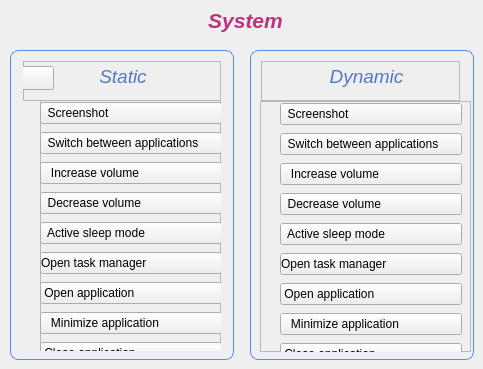
               <widget class="QWidget" name="Application_Gestures_Page3">
                <property name="styleSheet">
                 <string notr="true"/>
                </property>
                <widget class="QWidget" name="Applications_Page3_Left_Widget" native="true">
                 <property name="geometry">
                  <rect>
                   <x>10</x>
                   <y>50</y>
                   <width>224</width>
                   <height>310</height>
                  </rect>
                 </property>
                 <property name="styleSheet">
                  <string notr="true">#Applications_Page3_Left_Widget
{

border: 1px solid #568AF2;
    border-radius: 8px; 
}</string>
                 </property>
                 <widget class="QFrame" name="frame_15">
                  <property name="geometry">
                   <rect>
                    <x>13</x>
                    <y>11</y>
                    <width>198</width>
                    <height>40</height>
                   </rect>
                  </property>
                  <property name="maximumSize">
                   <size>
                    <width>16777215</width>
                    <height>40</height>
                   </size>
                  </property>
                  <property name="styleSheet">
                   <string notr="true"/>
                  </property>
                  <property name="frameShape">
                   <enum>QFrame::StyledPanel</enum>
                  </property>
                  <property name="frameShadow">
                   <enum>QFrame::Raised</enum>
                  </property>
                  <widget class="QLabel" name="label_15">
                   <property name="geometry">
                    <rect>
                     <x>40</x>
                     <y>0</y>
                     <width>120</width>
                     <height>31</height>
                    </rect>
                   </property>
                   <property name="font">
                    <font>
                     <pointsize>14</pointsize>
                     <italic>true</italic>
                     <bold>false</bold>
                    </font>
                   </property>
                   <property name="styleSheet">
                    <string notr="true">color:#5479C4;</string>
                   </property>
                   <property name="text">
                    <string>Static</string>
                   </property>
                   <property name="alignment">
                    <set>Qt::AlignCenter</set>
                   </property>
                  </widget>
                  <widget class="QPushButton" name="BackButton3">
                   <property name="geometry">
                    <rect>
                     <x>-10</x>
                     <y>5</y>
                     <width>41</width>
                     <height>24</height>
                    </rect>
                   </property>
                   <property name="text">
                    <string/>
                   </property>
                   <property name="icon">
                    <iconset resource="Resources.qrc">
                     <normaloff>:/icons/Icons2/arrow-left.svg</normaloff>:/icons/Icons2/arrow-left.svg</iconset>
                   </property>
                   <property name="checkable">
                    <bool>true</bool>
                   </property>
                  </widget>
                 </widget>
                 <widget class="QFrame" name="frame_16">
                  <property name="geometry">
                   <rect>
                    <x>30</x>
                    <y>50</y>
                    <width>181</width>
                    <height>251</height>
                   </rect>
                  </property>
                  <property name="styleSheet">
                   <string notr="true">text-align:left;

</string>
                  </property>
                  <property name="frameShape">
                   <enum>QFrame::StyledPanel</enum>
                  </property>
                  <property name="frameShadow">
                   <enum>QFrame::Raised</enum>
                  </property>
                  <widget class="QWidget" name="layoutWidget">
                   <property name="geometry">
                    <rect>
                     <x>0</x>
                     <y>0</y>
                     <width>182</width>
                     <height>270</height>
                    </rect>
                   </property>
                   <layout class="QVBoxLayout" name="verticalLayout_8">
                    <item>
                     <widget class="QPushButton" name="pushButton_33">
                      <property name="sizePolicy">
                       <sizepolicy hsizetype="Minimum" vsizetype="Fixed">
                        <horstretch>1</horstretch>
                        <verstretch>0</verstretch>
                       </sizepolicy>
                      </property>
                      <property name="minimumSize">
                       <size>
                        <width>180</width>
                        <height>0</height>
                       </size>
                      </property>
                      <property name="text">
                       <string>  Screenshot</string>
                      </property>
                      <property name="icon">
                       <iconset resource="Resources.qrc">
                        <normaloff>:/Gestures/Icons2/10 hand gestures editted/5.1.png</normaloff>:/Gestures/Icons2/10 hand gestures editted/5.1.png</iconset>
                      </property>
                      <property name="iconSize">
                       <size>
                        <width>25</width>
                        <height>25</height>
                       </size>
                      </property>
                     </widget>
                    </item>
                    <item>
                     <widget class="QPushButton" name="pushButton_34">
                      <property name="minimumSize">
                       <size>
                        <width>180</width>
                        <height>0</height>
                       </size>
                      </property>
                      <property name="text">
                       <string>  Switch between applications</string>
                      </property>
                      <property name="icon">
                       <iconset resource="Resources.qrc">
                        <normaloff>:/Gestures/Icons2/10 hand gestures editted/3.png</normaloff>:/Gestures/Icons2/10 hand gestures editted/3.png</iconset>
                      </property>
                      <property name="iconSize">
                       <size>
                        <width>20</width>
                        <height>20</height>
                       </size>
                      </property>
                     </widget>
                    </item>
                    <item>
                     <widget class="QPushButton" name="pushButton_35">
                      <property name="minimumSize">
                       <size>
                        <width>180</width>
                        <height>0</height>
                       </size>
                      </property>
                      <property name="text">
                       <string>   Increase volume</string>
                      </property>
                      <property name="icon">
                       <iconset resource="Resources.qrc">
                        <normaloff>:/Gestures/Icons2/10 hand gestures editted/4.png</normaloff>:/Gestures/Icons2/10 hand gestures editted/4.png</iconset>
                      </property>
                      <property name="iconSize">
                       <size>
                        <width>25</width>
                        <height>25</height>
                       </size>
                      </property>
                     </widget>
                    </item>
                    <item>
                     <widget class="QPushButton" name="pushButton_36">
                      <property name="minimumSize">
                       <size>
                        <width>180</width>
                        <height>0</height>
                       </size>
                      </property>
                      <property name="text">
                       <string>  Decrease volume</string>
                      </property>
                      <property name="icon">
                       <iconset resource="Resources.qrc">
                        <normaloff>:/Gestures/Icons2/10 hand gestures editted/0.png</normaloff>:/Gestures/Icons2/10 hand gestures editted/0.png</iconset>
                      </property>
                      <property name="iconSize">
                       <size>
                        <width>25</width>
                        <height>25</height>
                       </size>
                      </property>
                     </widget>
                    </item>
                    <item>
                     <widget class="QPushButton" name="pushButton_37">
                      <property name="minimumSize">
                       <size>
                        <width>180</width>
                        <height>0</height>
                       </size>
                      </property>
                      <property name="text">
                       <string>  Active sleep mode</string>
                      </property>
                      <property name="icon">
                       <iconset resource="Resources.qrc">
                        <normaloff>:/Gestures/Icons2/10 hand gestures editted/2.png</normaloff>:/Gestures/Icons2/10 hand gestures editted/2.png</iconset>
                      </property>
                      <property name="iconSize">
                       <size>
                        <width>25</width>
                        <height>25</height>
                       </size>
                      </property>
                     </widget>
                    </item>
                    <item>
                     <widget class="QPushButton" name="pushButton_38">
                      <property name="minimumSize">
                       <size>
                        <width>180</width>
                        <height>0</height>
                       </size>
                      </property>
                      <property name="text">
                       <string>Open task manager</string>
                      </property>
                      <property name="icon">
                       <iconset resource="Resources.qrc">
                        <normaloff>:/Gestures/Icons2/10 hand gestures editted/6.png</normaloff>:/Gestures/Icons2/10 hand gestures editted/6.png</iconset>
                      </property>
                      <property name="iconSize">
                       <size>
                        <width>25</width>
                        <height>25</height>
                       </size>
                      </property>
                     </widget>
                    </item>
                    <item>
                     <widget class="QPushButton" name="pushButton_39">
                      <property name="minimumSize">
                       <size>
                        <width>180</width>
                        <height>0</height>
                       </size>
                      </property>
                      <property name="text">
                       <string> Open application</string>
                      </property>
                      <property name="icon">
                       <iconset resource="Resources.qrc">
                        <normaloff>:/Gestures/Icons2/10 hand gestures editted/7.png</normaloff>:/Gestures/Icons2/10 hand gestures editted/7.png</iconset>
                      </property>
                      <property name="iconSize">
                       <size>
                        <width>25</width>
                        <height>25</height>
                       </size>
                      </property>
                     </widget>
                    </item>
                    <item>
                     <widget class="QPushButton" name="pushButton_44">
                      <property name="minimumSize">
                       <size>
                        <width>180</width>
                        <height>0</height>
                       </size>
                      </property>
                      <property name="text">
                       <string>   Minimize application</string>
                      </property>
                      <property name="icon">
                       <iconset resource="Resources.qrc">
                        <normaloff>:/Gestures/Icons2/10 hand gestures editted/8.png</normaloff>:/Gestures/Icons2/10 hand gestures editted/8.png</iconset>
                      </property>
                      <property name="iconSize">
                       <size>
                        <width>25</width>
                        <height>25</height>
                       </size>
                      </property>
                     </widget>
                    </item>
                    <item>
                     <widget class="QPushButton" name="pushButton_45">
                      <property name="minimumSize">
                       <size>
                        <width>180</width>
                        <height>0</height>
                       </size>
                      </property>
                      <property name="text">
                       <string> Close application</string>
                      </property>
                      <property name="icon">
                       <iconset resource="Resources.qrc">
                        <normaloff>:/images/Icons2/10 hand gestures editted/9.png</normaloff>:/images/Icons2/10 hand gestures editted/9.png</iconset>
                      </property>
                      <property name="iconSize">
                       <size>
                        <width>25</width>
                        <height>25</height>
                       </size>
                      </property>
                     </widget>
                    </item>
                   </layout>
                  </widget>
                 </widget>
                </widget>
                <widget class="QWidget" name="Applications_Page3_Right_Widget" native="true">
                 <property name="geometry">
                  <rect>
                   <x>250</x>
                   <y>50</y>
                   <width>224</width>
                   <height>310</height>
                  </rect>
                 </property>
                 <property name="styleSheet">
                  <string notr="true">#Applications_Page3_Right_Widget
{

border: 1px solid #568AF2;
    border-radius: 8px; 
}</string>
                 </property>
                 <widget class="QFrame" name="frame_17">
                  <property name="geometry">
                   <rect>
                    <x>11</x>
                    <y>11</y>
                    <width>199</width>
                    <height>40</height>
                   </rect>
                  </property>
                  <property name="maximumSize">
                   <size>
                    <width>16777215</width>
                    <height>50</height>
                   </size>
                  </property>
                  <property name="styleSheet">
                   <string notr="true"/>
                  </property>
                  <property name="frameShape">
                   <enum>QFrame::StyledPanel</enum>
                  </property>
                  <property name="frameShadow">
                   <enum>QFrame::Raised</enum>
                  </property>
                  <widget class="QLabel" name="label_16">
                   <property name="geometry">
                    <rect>
                     <x>40</x>
                     <y>0</y>
                     <width>131</width>
                     <height>31</height>
                    </rect>
                   </property>
                   <property name="font">
                    <font>
                     <pointsize>14</pointsize>
                     <italic>true</italic>
                     <bold>false</bold>
                    </font>
                   </property>
                   <property name="styleSheet">
                    <string notr="true">color:#5479C4;</string>
                   </property>
                   <property name="text">
                    <string>Dynamic</string>
                   </property>
                   <property name="alignment">
                    <set>Qt::AlignCenter</set>
                   </property>
                  </widget>
                 </widget>
                 <widget class="QFrame" name="frame_18">
                  <property name="geometry">
                   <rect>
                    <x>10</x>
                    <y>51</y>
                    <width>211</width>
                    <height>251</height>
                   </rect>
                  </property>
                  <property name="styleSheet">
                   <string notr="true">
text-align:left;</string>
                  </property>
                  <property name="frameShape">
                   <enum>QFrame::StyledPanel</enum>
                  </property>
                  <property name="frameShadow">
                   <enum>QFrame::Raised</enum>
                  </property>
                  <widget class="QWidget" name="layoutWidget_11">
                   <property name="geometry">
                    <rect>
                     <x>20</x>
                     <y>0</y>
                     <width>182</width>
                     <height>270</height>
                    </rect>
                   </property>
                   <layout class="QVBoxLayout" name="verticalLayout_17">
                    <item>
                     <widget class="QPushButton" name="pushButton_103">
                      <property name="sizePolicy">
                       <sizepolicy hsizetype="Minimum" vsizetype="Fixed">
                        <horstretch>1</horstretch>
                        <verstretch>0</verstretch>
                       </sizepolicy>
                      </property>
                      <property name="minimumSize">
                       <size>
                        <width>180</width>
                        <height>0</height>
                       </size>
                      </property>
                      <property name="text">
                       <string>  Screenshot</string>
                      </property>
                      <property name="icon">
                       <iconset resource="Resources.qrc">
                        <normaloff>:/Gestures/Icons2/10 hand gestures editted/5.1.png</normaloff>:/Gestures/Icons2/10 hand gestures editted/5.1.png</iconset>
                      </property>
                      <property name="iconSize">
                       <size>
                        <width>25</width>
                        <height>25</height>
                       </size>
                      </property>
                     </widget>
                    </item>
                    <item>
                     <widget class="QPushButton" name="pushButton_104">
                      <property name="minimumSize">
                       <size>
                        <width>180</width>
                        <height>0</height>
                       </size>
                      </property>
                      <property name="text">
                       <string>  Switch between applications</string>
                      </property>
                      <property name="icon">
                       <iconset resource="Resources.qrc">
                        <normaloff>:/Gestures/Icons2/10 hand gestures editted/3.png</normaloff>:/Gestures/Icons2/10 hand gestures editted/3.png</iconset>
                      </property>
                      <property name="iconSize">
                       <size>
                        <width>20</width>
                        <height>20</height>
                       </size>
                      </property>
                     </widget>
                    </item>
                    <item>
                     <widget class="QPushButton" name="pushButton_105">
                      <property name="minimumSize">
                       <size>
                        <width>180</width>
                        <height>0</height>
                       </size>
                      </property>
                      <property name="text">
                       <string>   Increase volume</string>
                      </property>
                      <property name="icon">
                       <iconset resource="Resources.qrc">
                        <normaloff>:/Gestures/Icons2/10 hand gestures editted/4.png</normaloff>:/Gestures/Icons2/10 hand gestures editted/4.png</iconset>
                      </property>
                      <property name="iconSize">
                       <size>
                        <width>25</width>
                        <height>25</height>
                       </size>
                      </property>
                     </widget>
                    </item>
                    <item>
                     <widget class="QPushButton" name="pushButton_106">
                      <property name="minimumSize">
                       <size>
                        <width>180</width>
                        <height>0</height>
                       </size>
                      </property>
                      <property name="text">
                       <string>  Decrease volume</string>
                      </property>
                      <property name="icon">
                       <iconset resource="Resources.qrc">
                        <normaloff>:/Gestures/Icons2/10 hand gestures editted/0.png</normaloff>:/Gestures/Icons2/10 hand gestures editted/0.png</iconset>
                      </property>
                      <property name="iconSize">
                       <size>
                        <width>25</width>
                        <height>25</height>
                       </size>
                      </property>
                     </widget>
                    </item>
                    <item>
                     <widget class="QPushButton" name="pushButton_107">
                      <property name="minimumSize">
                       <size>
                        <width>180</width>
                        <height>0</height>
                       </size>
                      </property>
                      <property name="text">
                       <string>  Active sleep mode</string>
                      </property>
                      <property name="icon">
                       <iconset resource="Resources.qrc">
                        <normaloff>:/Gestures/Icons2/10 hand gestures editted/2.png</normaloff>:/Gestures/Icons2/10 hand gestures editted/2.png</iconset>
                      </property>
                      <property name="iconSize">
                       <size>
                        <width>25</width>
                        <height>25</height>
                       </size>
                      </property>
                     </widget>
                    </item>
                    <item>
                     <widget class="QPushButton" name="pushButton_108">
                      <property name="minimumSize">
                       <size>
                        <width>180</width>
                        <height>0</height>
                       </size>
                      </property>
                      <property name="text">
                       <string>Open task manager</string>
                      </property>
                      <property name="icon">
                       <iconset resource="Resources.qrc">
                        <normaloff>:/Gestures/Icons2/10 hand gestures editted/6.png</normaloff>:/Gestures/Icons2/10 hand gestures editted/6.png</iconset>
                      </property>
                      <property name="iconSize">
                       <size>
                        <width>25</width>
                        <height>25</height>
                       </size>
                      </property>
                     </widget>
                    </item>
                    <item>
                     <widget class="QPushButton" name="pushButton_109">
                      <property name="minimumSize">
                       <size>
                        <width>180</width>
                        <height>0</height>
                       </size>
                      </property>
                      <property name="text">
                       <string> Open application</string>
                      </property>
                      <property name="icon">
                       <iconset resource="Resources.qrc">
                        <normaloff>:/Gestures/Icons2/10 hand gestures editted/7.png</normaloff>:/Gestures/Icons2/10 hand gestures editted/7.png</iconset>
                      </property>
                      <property name="iconSize">
                       <size>
                        <width>25</width>
                        <height>25</height>
                       </size>
                      </property>
                     </widget>
                    </item>
                    <item>
                     <widget class="QPushButton" name="pushButton_110">
                      <property name="minimumSize">
                       <size>
                        <width>180</width>
                        <height>0</height>
                       </size>
                      </property>
                      <property name="text">
                       <string>   Minimize application</string>
                      </property>
                      <property name="icon">
                       <iconset resource="Resources.qrc">
                        <normaloff>:/Gestures/Icons2/10 hand gestures editted/8.png</normaloff>:/Gestures/Icons2/10 hand gestures editted/8.png</iconset>
                      </property>
                      <property name="iconSize">
                       <size>
                        <width>25</width>
                        <height>25</height>
                       </size>
                      </property>
                     </widget>
                    </item>
                    <item>
                     <widget class="QPushButton" name="pushButton_111">
                      <property name="minimumSize">
                       <size>
                        <width>180</width>
                        <height>0</height>
                       </size>
                      </property>
                      <property name="text">
                       <string> Close application</string>
                      </property>
                      <property name="icon">
                       <iconset resource="Resources.qrc">
                        <normaloff>:/images/Icons2/10 hand gestures editted/9.png</normaloff>:/images/Icons2/10 hand gestures editted/9.png</iconset>
                      </property>
                      <property name="iconSize">
                       <size>
                        <width>25</width>
                        <height>25</height>
                       </size>
                      </property>
                     </widget>
                    </item>
                   </layout>
                  </widget>
                 </widget>
                </widget>
                <widget class="QLabel" name="label_39">
                 <property name="geometry">
                  <rect>
                   <x>20</x>
                   <y>0</y>
                   <width>451</width>
                   <height>41</height>
                  </rect>
                 </property>
                 <property name="font">
                  <font>
                   <pointsize>16</pointsize>
                   <italic>true</italic>
                   <bold>true</bold>
                  </font>
                 </property>
                 <property name="styleSheet">
                  <string notr="true">color:rgb(190, 50, 125);</string>
                 </property>
                 <property name="text">
                  <string>System</string>
                 </property>
                 <property name="alignment">
                  <set>Qt::AlignCenter</set>
                 </property>
                </widget>
               </widget>
